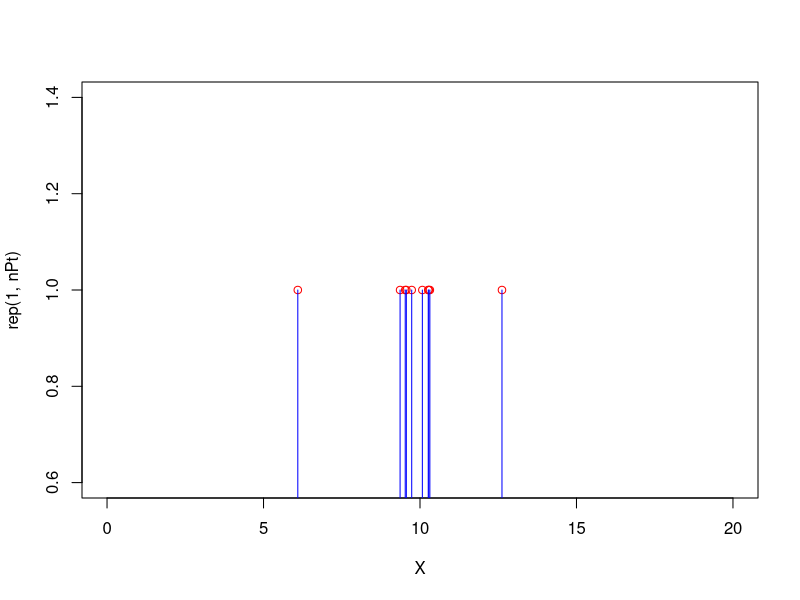

This chart was generated by the following R code:
mu=10
sig=4
nPt=10
X = rnorm(nPt,mean=mu,sd=sqrt(4))

png('1c_1.png')
plot(X,rep(1,nPt),type="p",col="red",xlim=c(0,20))
lines(X,rep(1,nPt),type='h',col="blue")
dev.off()
